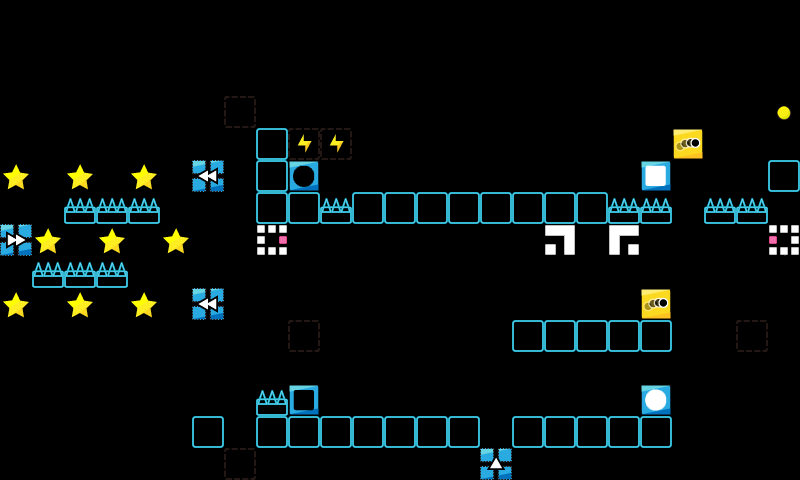

This is a level from a 2D game, rendered from its Tiled map with the project's own tilesets. A one-line summary and the map file follow, with tile-layer data summarised:
An orthogonal 25x15 tile map with 32x32 px tiles, 1 tile layer (map) and 4 objects (3x Kinematic, Missile).

<map version="1.2" tiledversion="1.3.1" orientation="orthogonal" renderorder="right-down" compressionlevel="0" width="25" height="15" tilewidth="32" tileheight="32" infinite="0" nextlayerid="3" nextobjectid="6">
 <tileset firstgid="1" name="map_tiles" tilewidth="32" tileheight="32" tilecount="225" columns="15">
  <image source="../../img/map_tiles.png" width="480" height="480" />
 </tileset>
 <layer id="1" name="map" width="25" height="15">
  <data>[375 cells, 73 non-empty, 18 distinct tile ids]</data>
 </layer>
 <objectgroup color="#ffffff" id="2" name="Object Layer 1">
  <object id="2" name="Kinematic" x="288" y="256" width="32" height="32">
   <properties>
    <property name="direction" value="vertical" />
    <property name="speed" value="2.5" />
   </properties>
  </object>
  <object id="3" name="Kinematic" x="736" y="256" width="32" height="32">
   <properties>
    <property name="direction" value="vertical" />
    <property name="speed" value="2.5" />
   </properties>
  </object>
  <object id="4" name="Kinematic" x="224" y="192" width="32" height="32">
   <properties>
    <property name="direction" value="vertical" />
   </properties>
  </object>
  <object id="5" name="Missile" x="672" y="160" width="32" height="32">
   <properties>
    <property name="direction" value="4" />
    <property name="speed" value="13" />
    <property name="time" value="0" />
   </properties>
  </object>
 </objectgroup>
</map>
